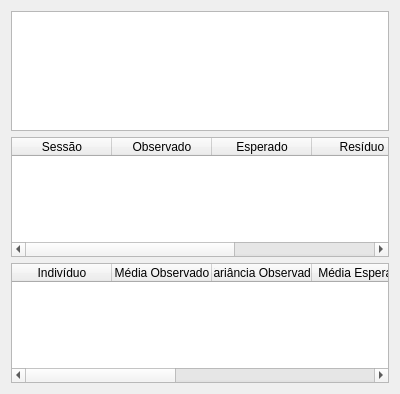
<?xml version="1.0" encoding="UTF-8"?>
<ui version="4.0">
 <class>ViewTableStats</class>
 <widget class="QWidget" name="ViewTableStats">
  <property name="geometry">
   <rect>
    <x>0</x>
    <y>0</y>
    <width>400</width>
    <height>394</height>
   </rect>
  </property>
  <property name="windowTitle">
   <string>Estatísticas</string>
  </property>
  <layout class="QGridLayout" name="gridLayout">
   <item row="0" column="0">
    <widget class="QListWidget" name="list">
     <property name="sizePolicy">
      <sizepolicy hsizetype="Expanding" vsizetype="Minimum">
       <horstretch>0</horstretch>
       <verstretch>0</verstretch>
      </sizepolicy>
     </property>
     <property name="sizeAdjustPolicy">
      <enum>QAbstractScrollArea::AdjustToContents</enum>
     </property>
     <property name="editTriggers">
      <set>QAbstractItemView::NoEditTriggers</set>
     </property>
    </widget>
   </item>
   <item row="1" column="0">
    <widget class="QTableWidget" name="table">
     <property name="sizePolicy">
      <sizepolicy hsizetype="Expanding" vsizetype="Minimum">
       <horstretch>0</horstretch>
       <verstretch>0</verstretch>
      </sizepolicy>
     </property>
     <property name="sizeAdjustPolicy">
      <enum>QAbstractScrollArea::AdjustToContents</enum>
     </property>
     <property name="editTriggers">
      <set>QAbstractItemView::NoEditTriggers</set>
     </property>
     <property name="alternatingRowColors">
      <bool>true</bool>
     </property>
     <property name="sortingEnabled">
      <bool>true</bool>
     </property>
     <column>
      <property name="text">
       <string>Sessão</string>
      </property>
     </column>
     <column>
      <property name="text">
       <string>Observado</string>
      </property>
     </column>
     <column>
      <property name="text">
       <string>Esperado</string>
      </property>
     </column>
     <column>
      <property name="text">
       <string>Resíduo</string>
      </property>
     </column>
     <column>
      <property name="text">
       <string>P-Valor</string>
      </property>
     </column>
    </widget>
   </item>
   <item row="2" column="0">
    <widget class="QTableWidget" name="table_2">
     <property name="sizePolicy">
      <sizepolicy hsizetype="Expanding" vsizetype="Minimum">
       <horstretch>0</horstretch>
       <verstretch>0</verstretch>
      </sizepolicy>
     </property>
     <property name="sizeAdjustPolicy">
      <enum>QAbstractScrollArea::AdjustToContents</enum>
     </property>
     <property name="editTriggers">
      <set>QAbstractItemView::NoEditTriggers</set>
     </property>
     <property name="alternatingRowColors">
      <bool>true</bool>
     </property>
     <property name="sortingEnabled">
      <bool>true</bool>
     </property>
     <column>
      <property name="text">
       <string>Indivíduo</string>
      </property>
     </column>
     <column>
      <property name="text">
       <string>Média Observado</string>
      </property>
     </column>
     <column>
      <property name="text">
       <string>Variância Observado</string>
      </property>
     </column>
     <column>
      <property name="text">
       <string>Média Esperado</string>
      </property>
     </column>
     <column>
      <property name="text">
       <string>Variância Esperado</string>
      </property>
     </column>
     <column>
      <property name="text">
       <string>Média Resíduo</string>
      </property>
     </column>
     <column>
      <property name="text">
       <string>Variância Resíduo</string>
      </property>
     </column>
    </widget>
   </item>
  </layout>
 </widget>
 <resources/>
 <connections/>
</ui>
